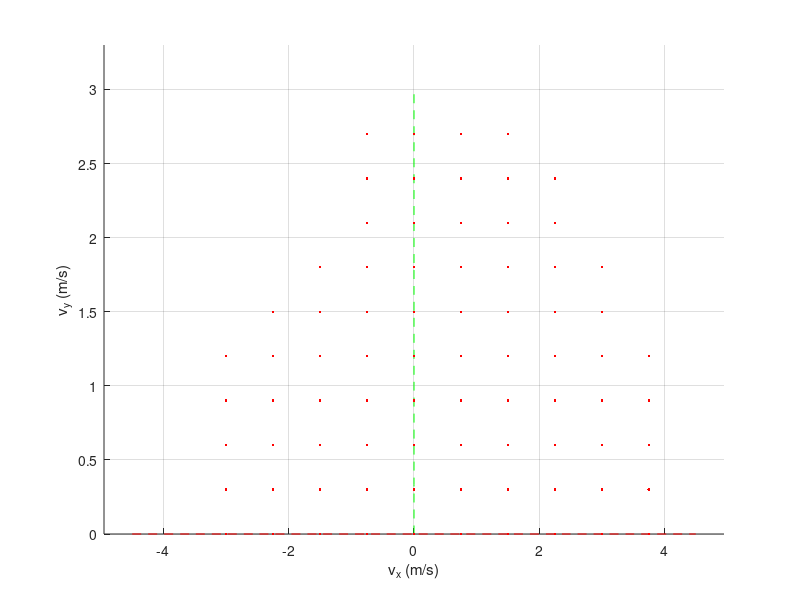

MATLAB code for this plot: (Note: this script raises an error after producing the figure.)
clear; clc;

%% 3D velocity command sweep
N_s = 250; % velocity command samples

vx_max = 4.5; % 4,5
vy_max = 3.0; % 3.5
omega_max = 8.0; % 7.5

cmd_sweep = zeros(N_s, 3);

%% load cmpc range
load("cmpc_data.mat")

%% sampling options

% for i = 1:N_s % Gaussian sampling
%     vx_samp = vx_max/3 * randn(1, 1);
%     vy_samp = vy_max/3 * randn(1, 1);
%     wz_samp = omega_max/3 * randn(1, 1);
%     cmd_sweep(i,:) = [vx_samp, vy_samp, wz_samp];
% end
% for i = 1:N_s % Uniform sampling
%     vx_samp = 2.*vx_max*(rand - 0.5);
%     vy_samp = 2.*vy_max*(rand - 0.5);
%     wz_samp = 2.*omega_max*(rand - 0.5);
%     vy_samp = vy_max*rand;
%     wz_samp = omega_max*rand;
%     cmd_sweep(i,:) = [vx_samp, vy_samp, wz_samp];
% end
% vx_ls = linspace(-vx_max, vx_max, 13); % uniform grid
% vy_ls = linspace(0, vy_max, 11);
% wz_ls = linspace(0, omega_max, 9);
% [vx_grid, vy_grid, wz_grid] = meshgrid(vx_ls, vy_ls, wz_ls);
% cmd_sweep = [vx_grid(:) vy_grid(:) wz_grid(:)];

N_success = length(cmpc_data.success(:,1));

cmd_sweep(1:N_success,:) = cmpc_data.success(:,1:3);
sampled_failures = zeros(N_s-N_success, 3);
cmd_sweep(N_success+1:end, :) = cmpc_data.fail_sorted(1:(N_s-N_success), 1:3);

figure;
hold on; grid on;
xlabel('v_x (m/s)'); ylabel('v_y (m/s)'); zlabel('\omega_z (rad/s)')
plot3(linspace(-vx_max, vx_max, 10),zeros(1, 10),zeros(1, 10),'r--')
plot3(zeros(1, 10),linspace(-vy_max, vy_max, 10),zeros(1, 10),'g--')
plot3(zeros(1, 10), zeros(1, 10),linspace(-omega_max, omega_max, 10),'b--')
% plot3(cmd_sweep(:,1), cmd_sweep(:,2), cmd_sweep(:,3), 'k.')
plot3(cmd_sweep(1:N_success,1), cmd_sweep(1:N_success,2), cmd_sweep(1:N_success,3), 'b.')
plot3(cmd_sweep(N_success+1:N_s,1), cmd_sweep(N_success+1:N_s,2), cmd_sweep(N_success+1:N_s,3), 'r.')
axis([-vx_max*1.1, vx_max*1.1, 0, vy_max*1.1, 0, omega_max*1.1])

%% save 3D command sweep
SAVE_CMD_SWEEP = true;
if SAVE_CMD_SWEEP
    writematrix(cmd_sweep, 'cmd_sweep.csv');
end

%% 2D velocity command slice
N_s = 200; 
vx_vy_sweep = zeros(N_s, 3);
vx_wz_sweep = zeros(N_s, 3);
vy_wz_sweep = zeros(N_s, 3);

for i = 1:N_s
    vx_samp = vx_max/2 * randn(1, 1);
    vy_samp = vy_max/2 * randn(1, 1);
    wz_samp = omega_max/2 * randn(1, 1);
    vx_vy_sweep(i,:) = [vx_samp, vy_samp, 0];
    vx_wz_sweep(i,:) = [vx_samp, 0, wz_samp];
    vy_wz_sweep(i,:) = [0, vy_samp, wz_samp];
end

% f = figure; f.Position = [500 100 2500 750];
% subplot(1,3,1); hold on; grid on; axis equal;
% xlabel('v_x (m/s)'); ylabel('v_y (m/s)')
% xline(0); yline(0);
% plot(vx_vy_sweep(:,1), vx_vy_sweep(:,2), 'bo')
% 
% subplot(1,3,2); hold on; grid on; axis equal;
% xlabel('v_x (m/s)'); ylabel('\omega_z (rad/s)')
% xline(0); yline(0);
% plot(vx_wz_sweep(:,1), vx_wz_sweep(:,3), 'bo')
% 
% subplot(1,3,3); hold on; grid on; axis equal;
% xlabel('v_y (m/s)'); ylabel('\omega_z (rad/s)')
% xline(0); yline(0);
% plot(vy_wz_sweep(:,2), vy_wz_sweep(:,3), 'bo')


%% save 2D command slices
SAVE_CMD_SLICE = false;
if SAVE_CMD_SLICE
    writematrix(vx_vy_sweep, 'vx_vy_sweep.csv');
    writematrix(vx_wz_sweep, 'vx_wz_sweep.csv');
    writematrix(vy_wz_sweep, 'vy_wz_sweep.csv');
end
